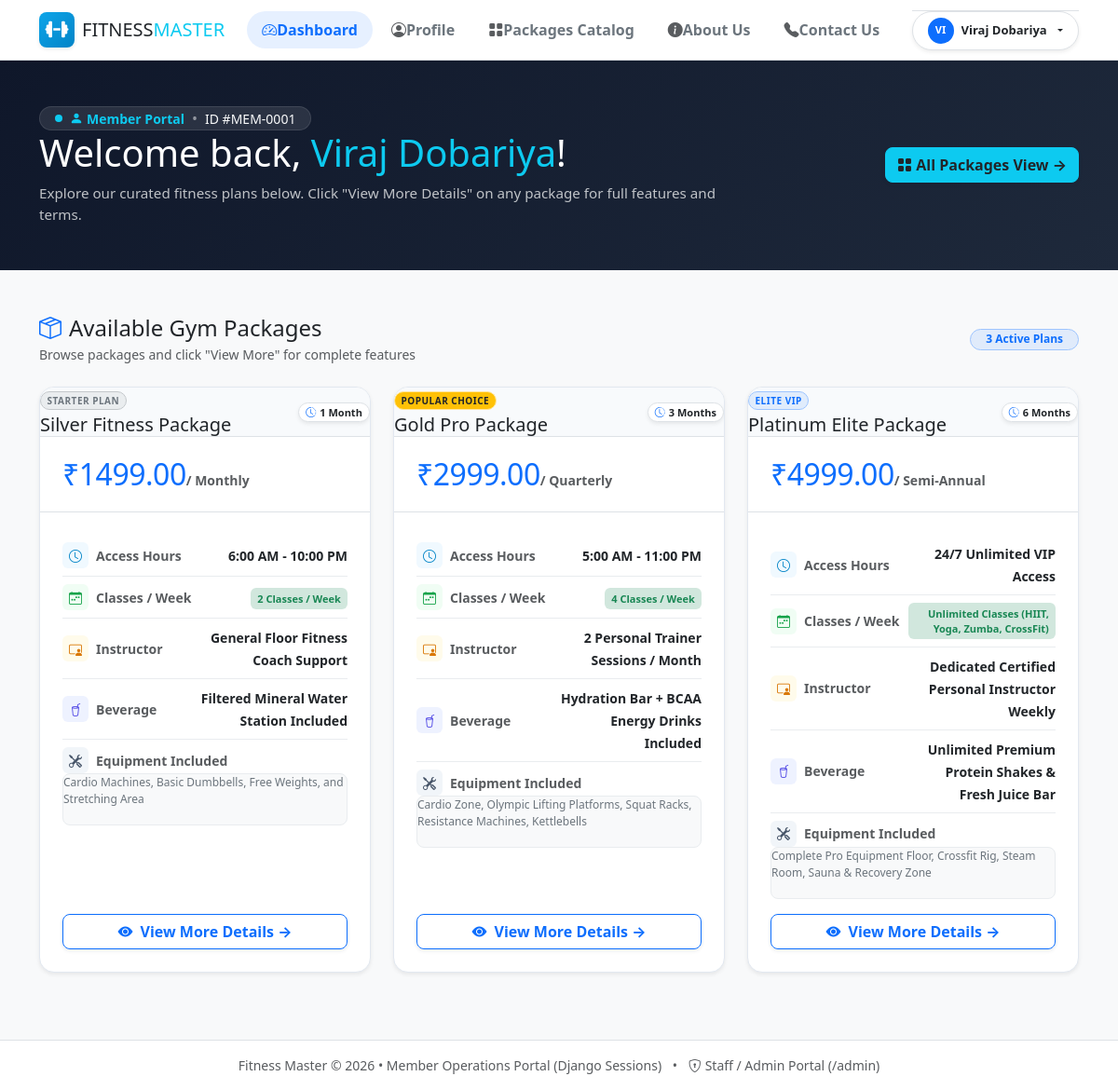
/user/dashboard/ (signed in), run on the app's committed database.
### accounts/models.py (models this page shows, shortened)
class User(models.Model):
    name = models.CharField(max_length=150, verbose_name="Full Name", blank=True)
    username = models.CharField(max_length=150, unique=True, verbose_name="Username")
    email = models.EmailField(unique=True, verbose_name="Email Address")
    password = models.CharField(max_length=255, verbose_name="Password (Hashed)")
    created_at = models.DateTimeField(auto_now_add=True, verbose_name="Registration Date")
    class Meta:
        verbose_name = 'User'
        verbose_name_plural = 'Users'
        ordering = ['-created_at']

### packages/models.py (models this page shows, shortened)
class Packages(models.Model):
    title = models.CharField(
        max_length=150,
        verbose_name="Package Title",
        help_text="Title or name of the package"
    )
    price = models.DecimalField(
        max_digits=10,
        decimal_places=2,
        verbose_name="Price",
        help_text="Package price"
    )
    duration = models.CharField(
        max_length=80,
        verbose_name="Duration",
        help_text="Duration (e.g. 1 Month, 3 Months, 6 Months, 1 Year)"
    )
    access_hours = models.CharField(
        max_length=120,
        verbose_name="Access Hours",
        help_text="Gym access hours (e.g. 24/7 Access, 6 AM - 10 PM)"
    )
    instruments = models.TextField(
        verbose_name="Instruments / Equipment",
        help_text="Equipment and instruments included with this package"
    )
    classes_per_week = models.CharField(
        max_length=80,
        verbose_name="Classes Per Week",
        help_text="Number of classes per week (e.g. 3 Classes/week, Unlimited)"
    )
    membership_duration = models.CharField(
        max_length=80,
        verbose_name="Membership Duration",
        help_text="Billing / commitment duration (e.g. Monthly, Quarterly, Annual)"
    )
    drinking_package = models.CharField(
        max_length=150,
        verbose_name="Drinking Package",
        help_text="Beverage benefits (e.g. Unlimited Mineral Water, Protein Shakes Included, None)"
    )
    personal_instructor = models.CharField(
        max_length=150,
        verbose_name="Personal Instructor",
        help_text="Trainer allocation (e.g. 1-on-1 Dedicated Trainer, 2 Free Sessions/Month, None)"
    )
    created_at = models.DateTimeField(auto_now_add=True)
    updated_at = models.DateTimeField(auto_now=True)
    class Meta:
        verbose_name = "Package"
        verbose_name_plural = "Packages"
        ordering = ['price']

### accounts/views.py (the view)
# urls.py: path('user/dashboard/', views.user_dashboard_view, name='user_dashboard'),
def user_dashboard_view(request):
    is_authenticated = request.session.get('is_user_authenticated')
    user_id = request.session.get('user_id')
    if not is_authenticated or not user_id:
        messages.warning(request, "Please sign in to access your member dashboard.")
        return redirect('user_login')
    user = User.objects.filter(pk=user_id).first()
    if not user:
        request.session.pop('is_user_authenticated', None)
        request.session.pop('user_id', None)
        request.session.modified = True
        messages.error(request, "User account could not be validated. Please log in again.")
        return redirect('user_login')
    request.session.modified = True
    packages = Packages.objects.all().order_by('price')
    return render(request, 'accounts/user_dashboard.html', {
        'user': user,
        'packages': packages,
        'is_user_page': True,
    })

### templates/accounts/user_dashboard.html (shortened to what this page needs)
{% extends 'base.html' %}
{% load static %}
{% block auth_content %}
<div class="min-vh-100 d-flex flex-column bg-light">
  <nav class="navbar navbar-expand-lg navbar-light bg-white border-bottom shadow-sm sticky-top py-2">
    <div class="container">
      <a href="{% url 'user_dashboard' %}" class="navbar-brand d-flex align-items-center gap-2 me-lg-4 text-decoration-none">
        <div class="rounded-3 p-2 text-white d-flex align-items-center justify-content-center shadow-sm" style="width: 38px; height: 38px; background: linear-gradient(135deg, #0ea5e9, #0284c7);">
          <i class="fa-solid fa-dumbbell fs-5"></i>
        </div>
        <span class="fw-black text-dark tracking-wide fs-5">FITNESS<span class="text-info">MASTER</span></span>
      </a>
      <div class="collapse navbar-collapse" id="userDashboardNavbar">
        <ul class="navbar-nav me-auto mb-2 mb-lg-0 gap-1 pt-2 pt-lg-0">
          <li class="nav-item">
            <a class="nav-link active fw-bold text-primary d-flex align-items-center gap-1.5 px-3 py-1.5 rounded-pill bg-primary bg-opacity-10" href="{% url 'user_dashboard' %}">
              <i class="bi bi-speedometer2"></i> Dashboard
            </a>
          </li>
          <li class="nav-item">
            <a class="nav-link fw-semibold text-secondary d-flex align-items-center gap-1.5 px-3 py-1.5 rounded-pill" href="{% url 'user_profile' %}">
              <i class="bi bi-person-circle text-muted"></i> Profile
            </a>
          </li>
          <li class="nav-item">
            <a class="nav-link fw-semibold text-secondary d-flex align-items-center gap-1.5 px-3 py-1.5 rounded-pill" href="{% url 'packages_cards' %}?portal=user">
              <i class="bi bi-grid-fill text-muted"></i> Packages Catalog
            </a>
          </li>
          <li class="nav-item">
            <a class="nav-link fw-semibold text-secondary d-flex align-items-center gap-1.5 px-3 py-1.5 rounded-pill" href="{% url 'about_us' %}">
              <i class="bi bi-info-circle-fill text-muted"></i> About Us
            </a>
          </li>
          <li class="nav-item">
            <a class="nav-link fw-semibold text-secondary d-flex align-items-center gap-1.5 px-3 py-1.5 rounded-pill" href="{% url 'contact_us' %}">
              <i class="bi bi-telephone-fill text-muted"></i> Contact Us
            </a>
          </li>
        </ul>
        <div class="d-flex flex-wrap align-items-center gap-2 pt-2 pt-lg-0 border-top border-lg-0">
          <div class="dropdown">
            <button class="btn btn-light border bg-white rounded-pill px-3 py-1.5 d-flex align-items-center gap-2 shadow-sm dropdown-toggle text-dark fw-bold" type="button" id="userProfileDropdown" data-bs-toggle="dropdown" aria-expanded="false" style="font-size: 13px;">
              <div class="rounded-circle bg-primary text-white fw-bold d-flex align-items-center justify-content-center" style="width: 28px; height: 28px; font-size: 11px;">
                {{ user.username|slice:":2"|upper }}
              </div>
              <span class="text-truncate" style="max-width: 140px;">{{ user.name|default:user.username }}</span>
            </button>
          </div>
        </div>
      </div>
    </div>
  </nav>
  <div class="text-white py-4 py-lg-5" style="background: linear-gradient(135deg, #0f172a 0%, #1e293b 100%);">
    <div class="container">
      <div class="row align-items-center g-3">
        <div class="col-lg-8">
          <div class="d-inline-flex align-items-center gap-2 px-3 py-1.5 rounded-pill bg-white bg-opacity-10 border border-white border-opacity-10 mb-2.5">
            <span class="badge rounded-circle p-1 bg-info d-inline-block" style="width: 8px; height: 8px;"></span>
            <span class="text-info fw-bold small"><i class="bi bi-person-fill me-1"></i>Member Portal</span>
            <span class="text-light opacity-50">&bull;</span>
            <span class="text-light small fw-medium">ID #MEM-{{ user.id|stringformat:"04d" }}</span>
          </div>
          <h1 class="display-6 fw-black text-white mb-2">
            Welcome back, <span class="text-info">{{ user.name|default:user.username }}</span>!
          </h1>
          <p class="text-light text-opacity-75 mb-0" style="font-size: 0.95rem;">
            Explore our curated fitness plans below. Click "View More Details" on any package for full features and terms.
          </p>
        </div>
        <div class="col-lg-4 text-lg-end">
          <a href="{% url 'packages_cards' %}?portal=user" class="btn btn-info fw-bold px-3.5 py-2.5 shadow-sm text-dark rounded-3">
            <i class="bi bi-grid-fill me-1.5"></i> All Packages View &rarr;
          </a>
        </div>
      </div>
    </div>
  </div>
  <div class="container py-4 py-lg-5 flex-grow-1">
    <div class="d-flex flex-wrap align-items-center justify-content-between gap-2 mb-4">
      <div>
        <h4 class="fw-black text-dark mb-1">
          <i class="bi bi-box-seam text-primary me-2"></i>Available Gym Packages
        </h4>
        <p class="text-muted small mb-0">Browse packages and click "View More" for complete features</p>
      </div>
      <span class="badge bg-primary bg-opacity-10 text-primary border border-primary-subtle fw-bold px-3 py-1.5 rounded-pill">
        {{ packages.count }} Active Plan{{ packages.count|pluralize }}
      </span>
    </div>
    <div class="row g-4 mb-4">
      {% for package in packages %}
        <div class="col-12 col-md-6 col-xl-4 d-flex">
          <div class="card h-100 w-100 border-0 rounded-4 shadow-sm bg-white overflow-hidden d-flex flex-column transition-hover" style="border: 1px solid #e2e8f0 !important;">
            <div class="p-3.5 border-bottom d-flex align-items-center justify-content-between" style="background-color: #f8fafc;">
              <div>
                <span class="badge {% if forloop.counter == 1 %}bg-secondary bg-opacity-10 text-secondary border border-secondary-subtle{% elif forloop.counter == 2 %}bg-warning bg-opacity-15 text-dark border border-warning-subtle{% else %}bg-primary bg-opacity-10 text-primary border border-primary-subtle{% endif %} fw-bold text-uppercase px-2.5 py-1 rounded-pill mb-1 d-inline-block" style="font-size: 10px; letter-spacing: 0.5px;">
                  {% if forloop.counter == 1 %}Starter Plan{% elif forloop.counter == 2 %}Popular Choice{% else %}Elite VIP{% endif %}
                </span>
                <h5 class="fw-black mb-0 text-dark">{{ package.title }}</h5>
              </div>
              <span class="badge bg-white text-dark fw-bold border shadow-sm px-2.5 py-1.5 rounded-pill d-inline-flex align-items-center gap-1" style="font-size: 11px;">
                <i class="bi bi-clock-history text-primary"></i>{{ package.duration }}
              </span>
            </div>
            <div class="px-4 py-3 bg-white border-bottom">
              <div class="d-flex align-items-baseline gap-1.5">
                <span class="fs-2 fw-black text-primary" style="letter-spacing: -0.5px;">₹{{ package.price }}</span>
                <span class="text-muted fw-bold small">/ {{ package.membership_duration }}</span>
              </div>
            </div>
            <div class="p-4 flex-grow-1 d-flex flex-column">
              <div class="d-flex flex-column gap-2.5 flex-grow-1">
                <div class="d-flex align-items-center justify-content-between py-2 border-bottom border-light-subtle">
                  <div class="d-flex align-items-center text-muted fw-semibold small flex-shrink-0" style="min-width: 140px;">
                    <span class="d-inline-flex align-items-center justify-content-center rounded-2 me-2 flex-shrink-0" style="width: 28px; height: 28px; background-color: #f0f9ff; color: #0284c7;">
                      <i class="bi bi-clock"></i>
                    </span>
                    <span>Access Hours</span>
                  </div>
                  <div class="text-end flex-grow-1 ms-2">
                    <strong class="text-dark small">{{ package.access_hours }}</strong>
                  </div>
                </div>
                <div class="d-flex align-items-center justify-content-between py-2 border-bottom border-light-subtle">
                  <div class="d-flex align-items-center text-muted fw-semibold small flex-shrink-0" style="min-width: 140px;">
                    <span class="d-inline-flex align-items-center justify-content-center rounded-2 me-2 flex-shrink-0" style="width: 28px; height: 28px; background-color: #f0fdf4; color: #16a34a;">
                      <i class="bi bi-calendar-week"></i>
                    </span>
                    <span>Classes / Week</span>
                  </div>
                  <div class="text-end flex-grow-1 ms-2">
                    <span class="badge bg-success-subtle text-success fw-bold text-wrap text-end px-2.5 py-1.5" style="font-size: 11px; line-height: 1.4;">
                      {{ package.classes_per_week }}
                    </span>
                  </div>
                </div>
                <div class="d-flex align-items-center justify-content-between py-2 border-bottom border-light-subtle">
                  <div class="d-flex align-items-center text-muted fw-semibold small flex-shrink-0" style="min-width: 140px;">
                    <span class="d-inline-flex align-items-center justify-content-center rounded-2 me-2 flex-shrink-0" style="width: 28px; height: 28px; background-color: #fffbeb; color: #d97706;">
                      <i class="bi bi-person-video3"></i>
                    </span>
                    <span>Instructor</span>
                  </div>
                  <div class="text-end flex-grow-1 ms-2">
                    <span class="text-dark fw-semibold small">{{ package.personal_instructor }}</span>
                  </div>
                </div>
                <div class="d-flex align-items-center justify-content-between py-2 border-bottom border-light-subtle">
                  <div class="d-flex align-items-center text-muted fw-semibold small flex-shrink-0" style="min-width: 140px;">
                    <span class="d-inline-flex align-items-center justify-content-center rounded-2 me-2 flex-shrink-0" style="width: 28px; height: 28px; background-color: #eef2ff; color: #4f46e5;">
                      <i class="bi bi-cup-straw"></i>
                    </span>
                    <span>Beverage</span>
                  </div>
                  <div class="text-end flex-grow-1 ms-2">
                    <span class="text-dark fw-semibold small">{{ package.drinking_package }}</span>
                  </div>
                </div>
                <div class="pt-2">
                  <div class="d-flex align-items-center text-muted fw-semibold small mb-1.5">
                    <span class="d-inline-flex align-items-center justify-content-center rounded-2 me-2 flex-shrink-0" style="width: 28px; height: 28px; background-color: #f1f5f9; color: #475569;">
                      <i class="bi bi-tools"></i>
                    </span>
                    <span>Equipment Included</span>
                  </div>
                  <div class="small text-secondary bg-light p-2.5 rounded-3 border border-light-subtle" style="font-size: 12px; line-height: 1.5; min-height: 56px;">
                    {{ package.instruments }}
                  </div>
                </div>
              </div>
              <div class="pt-3 mt-auto">
                <a href="{% url 'package_detail' package.pk %}" class="btn btn-outline-primary fw-bold w-100 d-flex align-items-center justify-content-center gap-2 py-2.5 shadow-sm rounded-3">
                  <i class="bi bi-eye-fill"></i> View More Details &rarr;
                </a>
              </div>
            </div>
          </div>
        </div>
      {% endfor %}
    </div>
  </div>
  <footer class="bg-white border-top py-3 text-center text-muted small mt-auto">
    <span>Fitness Master &copy; 2026 &bull; Member Operations Portal (Django Sessions)</span>
    <span class="mx-2">&bull;</span>
    <a href="{% url 'admin_gateway' %}" class="text-decoration-none text-muted">
      <i class="bi bi-shield-lock me-1"></i>Staff / Admin Portal (/admin)
    </a>
  </footer>
</div>
{% endblock %}

### templates/base.html (style rules this page uses)
:root { --fm-primary-dark: #0f172a; --fm-secondary-dark: #1e293b; --fm-border: #e2e8f0; --fm-accent-cyan: #0ea5e9; --fm-accent-orange: #ff5722; --fm-bg-light: #f8fafc; }
body { font-family: system-ui, -apple-system, "Segoe UI", Roboto, "Helvetica Neue", sans-serif; background-color: var(--fm-bg-light); color: #1e293b; min-height: 100vh; }
html, body { overflow-x: hidden; max-width: 100vw; }

### data on the page
User: username "VI", name "Viraj Dobariya", id "0001"
Packages: shows "STARTER PLAN", title "Silver Fitness Package", duration "1 Month", price "1499.00", membership_duration "Monthly", access_hours "6:00 AM - 10:00 PM", classes_per_week "2 Classes / Week", personal_instructor "General Floor Fitness Coach Support", drinking_package "Filtered Mineral Water Station Included", instruments "Cardio Machines, Basic Dumbbells, Free Weights, and Stretching Area"
Packages: shows "POPULAR CHOICE", title "Gold Pro Package", duration "3 Months", price "2999.00", membership_duration "Quarterly", access_hours "5:00 AM - 11:00 PM", classes_per_week "4 Classes / Week", personal_instructor "2 Personal Trainer Sessions / Month", drinking_package "Hydration Bar + BCAA Energy Drinks Included", instruments "Cardio Zone, Olympic Lifting Platforms, Squat Racks, Resistance Machines, Kettlebells"
Packages: shows "ELITE VIP", title "Platinum Elite Package", duration "6 Months", price "4999.00", membership_duration "Semi-Annual", access_hours "24/7 Unlimited VIP Access", classes_per_week "Unlimited Classes (HIIT, Yoga, Zumba, CrossFit)", personal_instructor "Dedicated Certified Personal Instructor Weekly", drinking_package "Unlimited Premium Protein Shakes & Fresh Juice Bar", instruments "Complete Pro Equipment Floor, Crossfit Rig, Steam Room, Sauna & Recovery Zone"

### other printed values
{{ packages.count }} "3"
